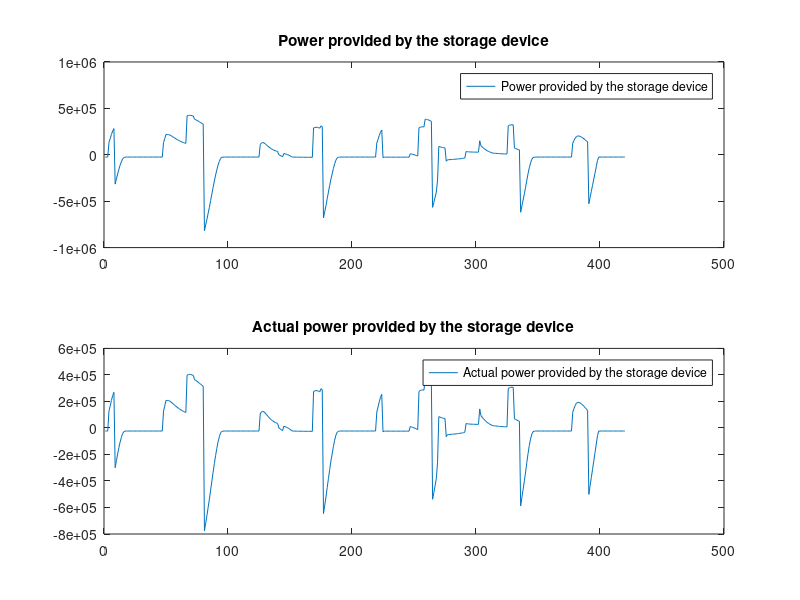
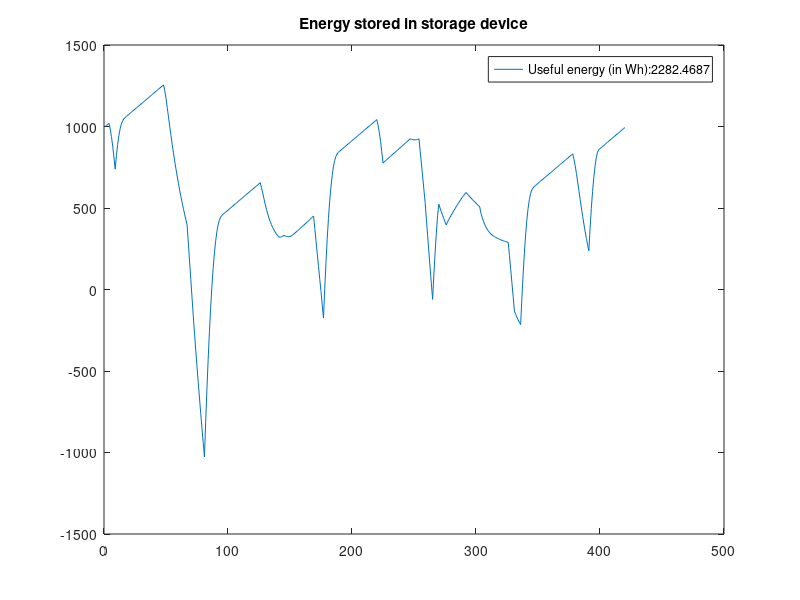

Write MATLAB code to recreate these figures, in order.
close all
clc
clear
load Tram.mat
Pelec2=zeros(size(T,2),1);
for i=1:size(T,2)
    Pelec2(i,1)=T(1,i).pelec;
end
% Calculating the mean of the energ demand
Pmoy=mean(Pelec2)
figure

subplot(2,1,1) 
plot (Pelec2-Pmoy)
legend('Power provided by the storage device');
title('Power provided by the storage device');

ActualPelec2=zeros(size(Pelec2,1),1);
for i=1:size(Pelec2,1)
    if(Pelec2-Pmoy)>0
        ActualPelec2(i,1)=(Pelec2(i,1)-Pmoy)/0.95;
    else
        ActualPelec2(i,1)=(Pelec2(i,1)-Pmoy)*0.95;
    end
end

subplot(2,1,2) 
plot(ActualPelec2)
legend('Actual power provided by the storage device');
title('Actual power provided by the storage device');

energyStoredInWh=zeros(size(ActualPelec2,1),1);
energyStoredInWh(1,1)=1000;
for i=2:size(ActualPelec2,1)
    energyStoredInWh(i,1)=energyStoredInWh(i-1,1)-(ActualPelec2(i-1,1)/(60*60));
end
figure;
plot(energyStoredInWh)
legend(strcat('Useful energy (in Wh): ',num2str(max(energyStoredInWh)-min(energyStoredInWh))));
title('Energy stored in storage device');
disp(strcat('Useful energy: ',num2str(max(energyStoredInWh)-min(energyStoredInWh))));
%Assuming 75 percent DoD, the capactiy energy capacity can be calculated
capEnergyCapacityInWh=(max(energyStoredInWh)-min(energyStoredInWh))*4/3
%The maximum power imposed upon the capacitor can aslo be calculated
maxPowerImposedInW=max(ActualPelec2)

voltageInV=2.5;
capacitorInF=5000;
esrInuOhms=350;
%The total capacitance of the package can be calculated using the capactir
%energy capacity
totalCapacityInF=2*capEnergyCapacityInWh*60*60/((voltageInV)^2);
disp(strcat('Total capacity required in farads assuming voltage of one capacitor: ', num2str(totalCapacityInF)));

% voltageInV=2.5;
% capacitorInF=5000;
% esrInuOhms=350;
%the energy capacity of one pack
energyInOnePackInWh=capacitorInF*(voltageInV^2)/(2*60*60)
maximalPowerInOneElementInW=0.12*(voltageInV^2)/(esrInuOhms/1000000)

%Number of capacitors reuiqred according to energy capacity and power
%capacity
NumOfCapEnergy=capEnergyCapacityInWh/energyInOnePackInWh
NumOfCapPower=maxPowerImposedInW/maximalPowerInOneElementInW
disp(strcat('Number of capacitors required: ', num2str(ceil(max(NumOfCapEnergy,NumOfCapPower)))))


